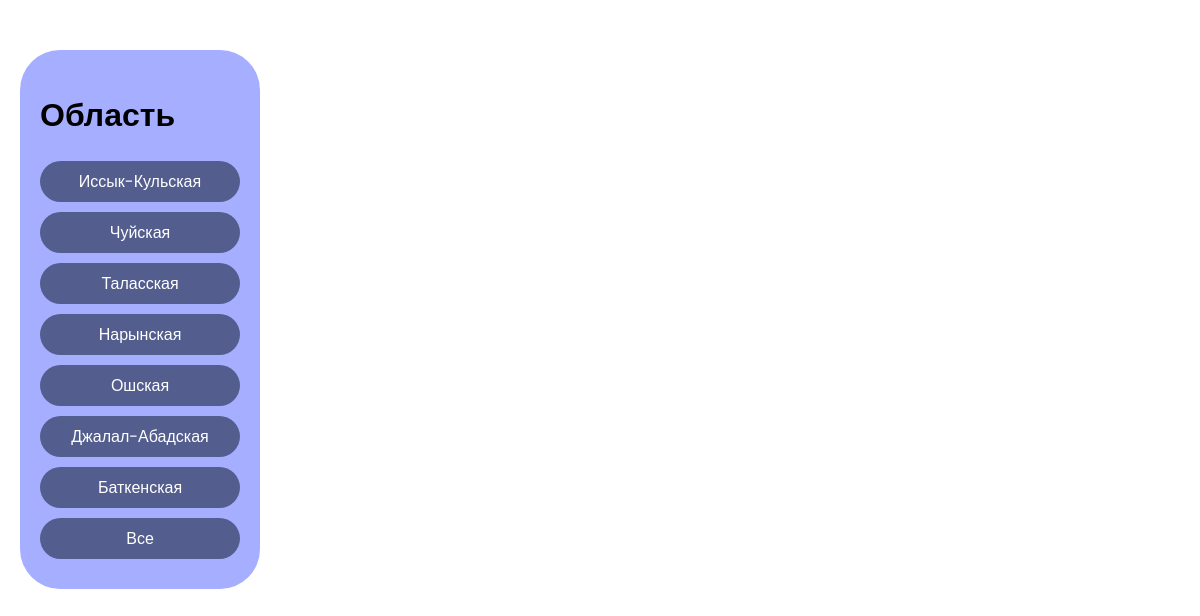
Before: /attributes/panel/panel.php?oblast=Чуйская with the older database file.
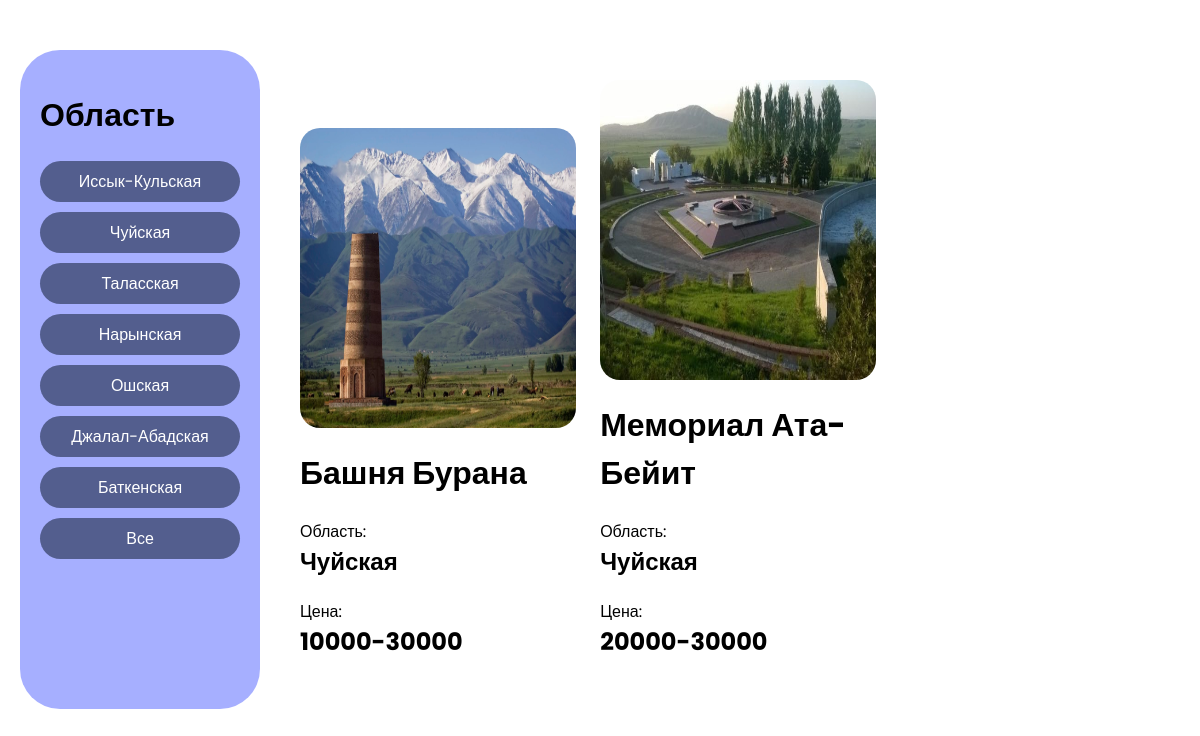
After: the same page with the newer database file.
### tables this page shows
CREATE TABLE `places` (
  `id` int NOT NULL,
  `name` varchar(255) NOT NULL,
  `price` varchar(255) DEFAULT NULL,
  `region` text NOT NULL,
  `img` varchar(255) NOT NULL
);

### config/avtorization.php (called while the page is built, shortened)
<?php
class avtorization extends conect
{
    public function selectFun($structureName){
        $query = "SELECT * FROM $structureName";
        $stmt = self::$pdo->prepare($query);
        $stmt->execute();
        $row = $stmt->fetchAll(PDO::FETCH_ASSOC);
        return $row;
    }
}
?>

### attributes/panel/panel.php (the view, shortened to what this page needs)
<?php
    $db = new avtorization();
    $select = $db->selectFun('places');
?>
<div class="panel">
    <div class="sidebar">
      <ul class="ul--1">
        <li class="li--1">
            <h1>Область</h1>
          <a class="a--1" href="?oblast=Иссык-Кульская">Иссык-Кульская</a>
        </li>
        <li class="li--1">
          <a class="a--1" href="?oblast=Чуйская">Чуйская</a>
        </li>
        <li class="li--1">
          <a class="a--1" href="?oblast=Таласская">Таласская</a>
        </li>
        <li class="li--1">
          <a class="a--1" href="?oblast=Нарынская">Нарынская</a>
        </li>
        <li class="li--1">
          <a class="a--1" href="?oblast=Ошская">Ошская</a>
        </li>
        <li class="li--1">
          <a class="a--1" href="?oblast=Джалал-Абадская">Джалал-Абадская</a>
        </li>
        <li class="li--1">
          <a class="a--1" href="?oblast=Баткенская">Баткенская</a>
        </li>
        <li class="li--1">
          <a class="a--1" href="/">Все</a>
        </li>
      </ul>
    </div>
    <div class="content">
        <tr>
            <td>
                <div class="a--1">
                    <?php if(isset($_GET['oblast'])){?>
                            <?php foreach($select as $key){?>
                                <? if($_GET['oblast'] === $key['region']){ ?>
                                    <div class="textcols">
                                    <div class="textcols-item">
                                    <img class="imgs" src="../../img/<?=$key['img']?>" width="200px" height="300px">
                                    </div>
                                    <div class="textcols-item">
                                    <h1><?=$key['name']?></h1>
                                    <p>Область:</p>
                                    <h2><?=$key['region']?></h2>
                                    <p>Цена:</p>
                                <h2><?=$key['price']?></h2>
                                    </div>
                                </div>
                    <? } } }else if(!isset($_GET['oblast'])){ ?>
                        <?php foreach($select as $key){?>
                                <div class="textcols">
                                <div class="textcols-item">
                                <img class="imgs" src="../../img/<?=$key['img']?>" width="200px" height="300px">
                                </div>
                                <div class="textcols-item">
                                <h1><?=$key['name']?></h1>
                                <p>Область:</p>
                                <h2><?=$key['region']?></h2>
                                <p>Цена:</p>
                            <h2><?=$key['price']?></h2>
                                </div>
                            </div>
                        <?} }?>
                </div>
            </td>
        </tr>
    </div>
  </div>

Changed rows visible on the page:
added places: img (picture), name "Башня Бурана", region "Чуйская", price "10000-30000"
added places: img (picture), name "Мемориал Ата-Бейит", region "Чуйская", price "20000-30000"
